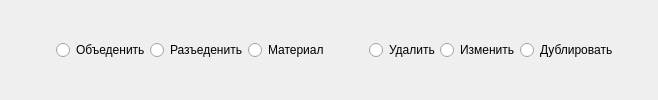
    <widget class="QWidget" name="bottom_widget" native="true">
     <property name="sizePolicy">
      <sizepolicy hsizetype="Preferred" vsizetype="Maximum">
       <horstretch>0</horstretch>
       <verstretch>0</verstretch>
      </sizepolicy>
     </property>
     <layout class="QHBoxLayout" name="horizontalLayout_3">
      <property name="spacing">
       <number>0</number>
      </property>
      <property name="leftMargin">
       <number>0</number>
      </property>
      <property name="topMargin">
       <number>0</number>
      </property>
      <property name="rightMargin">
       <number>0</number>
      </property>
      <property name="bottomMargin">
       <number>0</number>
      </property>
      <item>
       <spacer name="horizontalSpacer_4">
        <property name="orientation">
         <enum>Qt::Horizontal</enum>
        </property>
        <property name="sizeType">
         <enum>QSizePolicy::Expanding</enum>
        </property>
        <property name="sizeHint" stdset="0">
         <size>
          <width>56</width>
          <height>30</height>
         </size>
        </property>
       </spacer>
      </item>
      <item>
       <widget class="QRadioButton" name="r_merge">
        <property name="sizePolicy">
         <sizepolicy hsizetype="Maximum" vsizetype="Maximum">
          <horstretch>0</horstretch>
          <verstretch>0</verstretch>
         </sizepolicy>
        </property>
        <property name="text">
         <string>Объеденить</string>
        </property>
        <property name="icon">
         <iconset>
          <normaloff>icons/apps.svg</normaloff>icons/apps.svg</iconset>
        </property>
       </widget>
      </item>
      <item>
       <widget class="QRadioButton" name="r_unmerge">
        <property name="sizePolicy">
         <sizepolicy hsizetype="Maximum" vsizetype="Maximum">
          <horstretch>0</horstretch>
          <verstretch>0</verstretch>
         </sizepolicy>
        </property>
        <property name="text">
         <string>Разъеденить</string>
        </property>
        <property name="icon">
         <iconset>
          <normaloff>icons/arrows.svg</normaloff>icons/arrows.svg</iconset>
        </property>
       </widget>
      </item>
      <item>
       <widget class="QRadioButton" name="r_material">
        <property name="sizePolicy">
         <sizepolicy hsizetype="Maximum" vsizetype="Maximum">
          <horstretch>0</horstretch>
          <verstretch>0</verstretch>
         </sizepolicy>
        </property>
        <property name="text">
         <string>Материал</string>
        </property>
        <property name="icon">
         <iconset>
          <normaloff>icons/palette.svg</normaloff>icons/palette.svg</iconset>
        </property>
       </widget>
      </item>
      <item>
       <spacer name="horizontalSpacer_7">
        <property name="orientation">
         <enum>Qt::Horizontal</enum>
        </property>
        <property name="sizeType">
         <enum>QSizePolicy::Preferred</enum>
        </property>
        <property name="sizeHint" stdset="0">
         <size>
          <width>40</width>
          <height>20</height>
         </size>
        </property>
       </spacer>
      </item>
      <item>
       <widget class="QRadioButton" name="r_delete_door">
        <property name="sizePolicy">
         <sizepolicy hsizetype="Maximum" vsizetype="Maximum">
          <horstretch>0</horstretch>
          <verstretch>0</verstretch>
         </sizepolicy>
        </property>
        <property name="text">
         <string>Удалить</string>
        </property>
        <property name="icon">
         <iconset>
          <normaloff>icons/trash.svg</normaloff>icons/trash.svg</iconset>
        </property>
       </widget>
      </item>
      <item>
       <widget class="QRadioButton" name="r_edit_door">
        <property name="sizePolicy">
         <sizepolicy hsizetype="Maximum" vsizetype="Maximum">
          <horstretch>0</horstretch>
          <verstretch>0</verstretch>
         </sizepolicy>
        </property>
        <property name="text">
         <string>Изменить</string>
        </property>
        <property name="icon">
         <iconset>
          <normaloff>icons/edit.svg</normaloff>icons/edit.svg</iconset>
        </property>
       </widget>
      </item>
      <item>
       <widget class="QRadioButton" name="r_double">
        <property name="sizePolicy">
         <sizepolicy hsizetype="Maximum" vsizetype="Maximum">
          <horstretch>0</horstretch>
          <verstretch>0</verstretch>
         </sizepolicy>
        </property>
        <property name="text">
         <string>Дублировать</string>
        </property>
        <property name="icon">
         <iconset>
          <normaloff>icons/layers.svg</normaloff>icons/layers.svg</iconset>
        </property>
       </widget>
      </item>
      <item>
       <spacer name="horizontalSpacer_3">
        <property name="orientation">
         <enum>Qt::Horizontal</enum>
        </property>
        <property name="sizeHint" stdset="0">
         <size>
          <width>40</width>
          <height>20</height>
         </size>
        </property>
       </spacer>
      </item>
     </layout>
    </widget>
